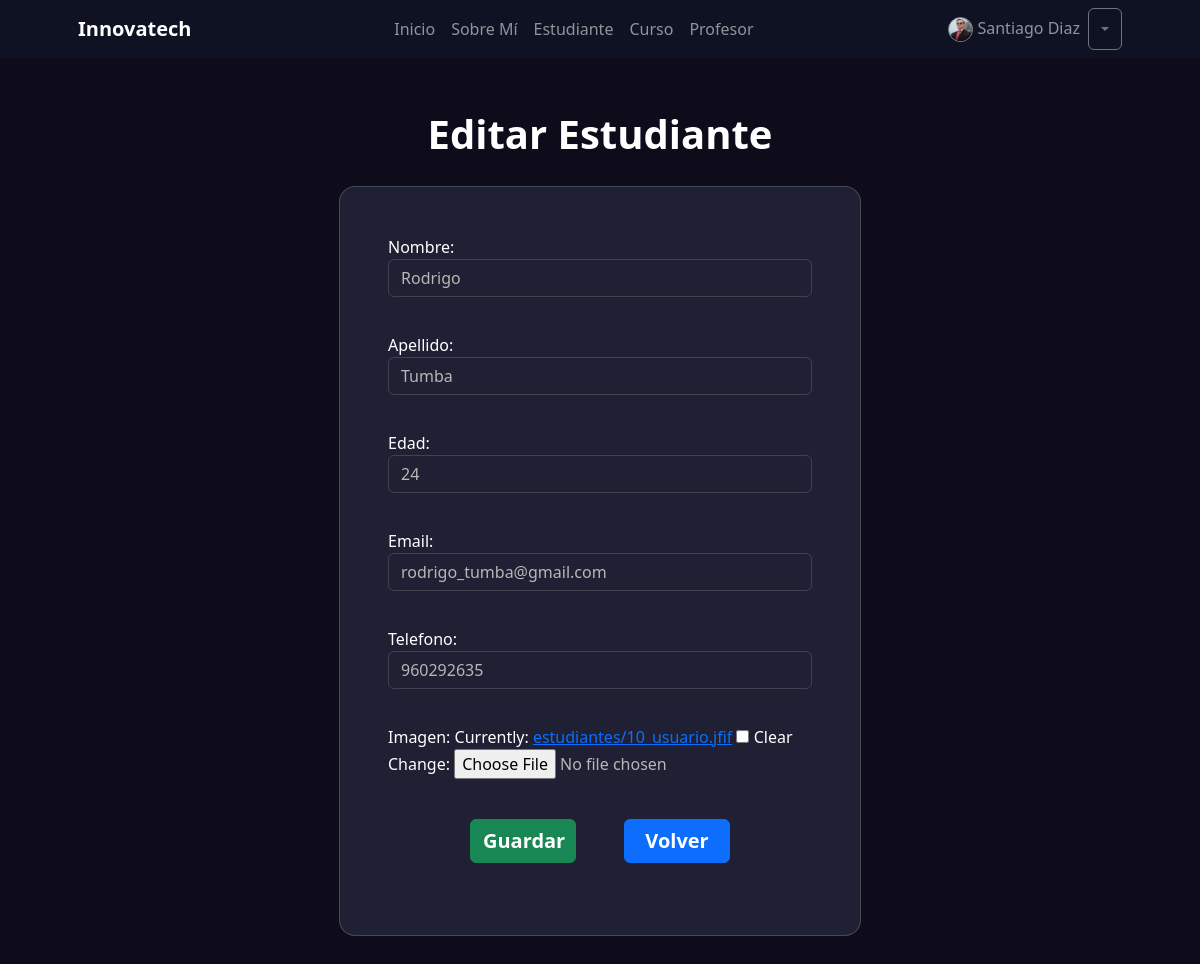
/estudiante/update/1 (signed in), run on the app's committed database.
### coordinador/models.py (models this page shows, shortened)
class Coordinador(models.Model):
    usuario = models.OneToOneField(
        User, on_delete=models.SET_NULL, null=True, related_name="coordinador")
    telefono = models.CharField(max_length=10)
    imagen = models.ImageField(
        upload_to='coordinadores', null=True, blank=True)

### estudiante/models.py (models this page shows, shortened)
class Estudiante(models.Model):
    nombre = models.CharField(max_length=50)
    apellido = models.CharField(max_length=50)
    edad = models.IntegerField()
    email = models.EmailField()
    telefono = models.CharField(max_length=10)
    fecha_registro = models.DateTimeField(auto_now_add=True)
    imagen = models.ImageField(upload_to='estudiantes', null=True, blank=True)
    class Meta:
        verbose_name = 'Estudiante'
        verbose_name_plural = 'Estudiantes'

### estudiante/views.py (the view)
# urls.py: path("update/<int:pk>", views.EstudianteUpdate.as_view(), name="update"),
class EstudianteUpdate(UpdateView):
    model = models.Estudiante
    form_class = forms.EstudianteForm
    success_url = reverse_lazy('estudiante:list')

### estudiante/forms.py
class EstudianteForm(forms.ModelForm):
    class Meta:
        model = models.Estudiante
        fields = "__all__"
        widgets = {
            "nombre": forms.TextInput(attrs={"class": "form-control"}),
            "apellido": forms.TextInput(attrs={"class": "form-control"}),
            "edad": forms.NumberInput(attrs={"class": "form-control"}),
            "email": forms.EmailInput(attrs={"class": "form-control"}),
            "telefono": forms.TextInput(attrs={"class": "form-control"}),
        }

### estudiante/templates/estudiante/estudiante_form.html (shortened to what this page needs)
{% extends 'core/base.html' %}
{% block titulo %}
    {% if form.instance.pk %}
        Editar
    {% else %}
        Registrar
    {% endif %}
    Estudiante
{% endblock titulo %}
{% block contenido %}
<div class="d-flex justify-content-center ">
    <div class="rounded-4 p-5 mt-3 w-50" style="background: #1F2034; border: 1px solid #9b9b9b54;">
        <form action="" method="post" enctype="multipart/form-data">
            <div style="display: grid; grid-template-columns: repeat(1, 1fr); gap: 20px;" >
                {{ form.as_p }}
            </div>
            <div class="d-flex justify-content-center my-4 gap-5">
                <button type="submit" class="btn btn-success w-25 fs-5 fw-bold">Guardar</button>
                {% if form.instance.pk %}
                    <a href="{% url 'estudiante:list' %}" class="btn btn-primary w-25 fs-5 fw-bold ">Volver</a>
                {% else %}
                    <a href="{% url 'estudiante:home' %}" class="btn btn-primary w-25 fs-5 fw-bold ">Volver</a>
                {% endif %}
            </div>
        </form>
    </div>
</div>
{% endblock contenido %}

### core/templates/core/components/navbar.html (shortened to what this page needs)
<nav class="navbar navbar-expand-lg navbar-dark bg-dark" style="background: #0e1d2c6e!important;">
    <div class="container px-5">
        <a class="navbar-brand" href="{% url 'core:home' %}"><b>Innovatech</b></a>
        <div class="collapse navbar-collapse justify-content-center " id="navbarSupportedContent">
            <ul class="navbar-nav mb-2 mb-lg-0">
                <li class="nav-item">
                    <a class="nav-link {% if  request.path == "/"%}active{% endif %}" aria-current="page" href="{% url 'core:home' %}">Inicio</a>
                </li>
                <li class="nav-item">
                    <a class="nav-link {% if  request.path == "/about/"%}active{% endif %}" aria-current="page" href="{% url 'core:about' %}">Sobre Mí</a>
                </li>
                {% if user.is_authenticated %}
                    <li class="nav-item">
                        <a class="nav-link {% if  request.path == '/estudiante/'%}active{% endif %}" href="{% url 'estudiante:home' %}">Estudiante</a>
                    </li>
                    <li class="nav-item">
                        <a class="nav-link {% if  request.path == '/curso/'%}active{% endif %}" href="{% url 'curso:home' %}">Curso</a>
                    </li>
                    <li class="nav-item">
                        <a class="nav-link {% if  request.path == '/profesor/'%}active{% endif %}" href="{% url 'profesor:home' %}">Profesor</a>
                    </li>
                {% endif %}
            </ul>
        </div>
        <div class="navbar-nav ml-auto">
            {% if user.is_authenticated %}
                <li class="nav-item">
                    <a class="nav-link">
                        {% if user.coordinador.imagen %}
                            <img src="{{user.coordinador.imagen.url}}"  style="width: 25px; border: 1px solid #929292"alt="Imagen de Perfil" class="rounded-circle">
                        {% else %}
                            <i class="bi bi-person-circle"></i>
                        {% endif %}
                        {% if user.first_name %}
                            {{ user.first_name }} {{ user.last_name }}
                        {% else %}
                            {{ user.username }}
                        {% endif %}
                    </a>
                </li>
                <div class="btn-group">
                    <button type="button" class="btn btn-outline-secondary dropdown-toggle" data-bs-toggle="dropdown" aria-expanded="false"></button>
                  </div>
            {% endif %}
        </div>
    </div>
</nav>

### core/templates/core/base.html (style rules this page uses)
input, select, textarea, option { background: #c9c9c900 !important; color: #b7b7b7 !important; border-color: #9090904c !important; }

### data on the page
Estudiante: nombre "Rodrigo", apellido "Tumba", edad "24", email "rodrigo_tumba@gmail.com", telefono "960292635"

### other printed values
{{ user.first_name }} "Santiago"
{{ user.last_name }} "Diaz"
